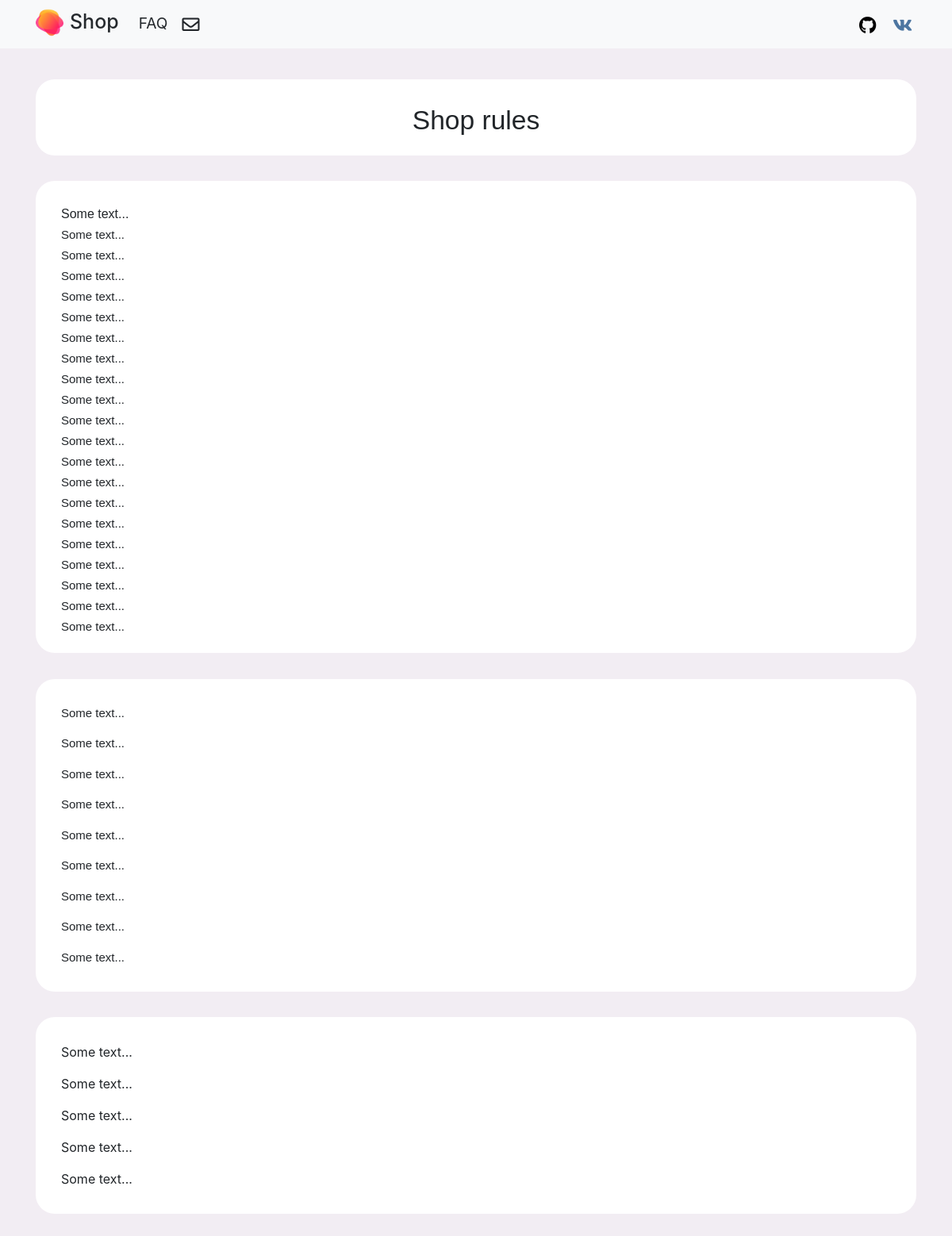
Screenshot of /faq/ with the database file from the repository.
### Shop/apps/mainapp/models.py (models this page shows, shortened)
class Settings(models.Model):
    YES_NO = (
        ('YES', 'YES'),
        ('NO', 'NO')
    )
    BUTTON_STYLE = (
        ('primary', 'primary'),
        ('secondary', 'secondary'),
        ('success', 'success'),
        ('danger', 'danger'),
        ('warning', 'warning'),
        ('info', 'info'),
        ('light', 'light'),
        ('dark', 'dark'),
    )
    name = models.CharField("Configuration name", max_length=50, null=False, default="Site settings")
    background = models.CharField("Site background", max_length=50, null=False, default="#f2edf3")
    slyder = models.CharField("Slider on the home page", max_length=50, null=True, choices=YES_NO, default="YES")
    loader = models.CharField("Website loading animation", max_length=50, null=True, choices=YES_NO, default="YES")
    loader_time = models.CharField("Site load time", max_length=50, null=False, default="2500")
    animation = models.CharField("Speed of animations on the site", max_length=50, null=False, default="1200")
    ico_image = models.ImageField("Website icon in the browser bar (16x16)", default="default_ico.ico", null=True, blank=True)
    logo_image = models.ImageField("Site logo", default="default_logo.svg", null=True, blank=True)
    logo_image_width = models.CharField("Site logo (width)", max_length=50, null=False, default="35")
    logo_text = models.CharField("Text next to the logo", max_length=50, null=False, default="Shop")
    ban_image = models.ImageField("Photo on the ban page", default="default_ban.png", null=True, blank=True)
    support = models.CharField("Feedback (Icon next to the logo)", max_length=50, null=True, choices=YES_NO, default="NO")
    buttons_style = models.CharField("Website buttons color", max_length=50, null=True, choices=BUTTON_STYLE, default="success")
    key_color = models.CharField("KEY icon settings\nKey icon color", max_length=100, null=False, default="#EB2F83")
    border_key = models.CharField("Frame color", max_length=100, null=False, default="#EB2F83")
    background_key = models.CharField("Background color", max_length=100, null=False, default="#fff")
    border_radius_key = models.CharField("Border radius", max_length=100, null=False, default="1rem")
    padding_top_bottom_key = models.CharField("Padding top + bottom", max_length=100, null=False, default="8px")
    padding_left_right_key = models.CharField("Padding left + right", max_length=100, null=False, default="10px")
    class Meta:
        verbose_name = "Site settings"
        verbose_name_plural = "Site settings"

class Messenger(models.Model):
    name = models.CharField("Social network name", max_length=100, null=False)
    link = models.CharField("Link", max_length=1000, null=False)
    icon = models.CharField("Icon (fontawesome.com)", max_length=100, null=False)
    color = models.CharField("Icon color", max_length=100, null=False)
    size = models.CharField("Icon size", max_length=100, null=False, default="22px")
    class Meta:
        verbose_name = "Social networks (Feedback)"
        verbose_name_plural = "Social networks (Feedback)"

class FAQ(models.Model):
    text = models.TextField("Section text", max_length=50000, null=False)
    class Meta:
        verbose_name = "FAQ (Shop rules)"
        verbose_name_plural = "FAQ (Shop rules)"

### Shop/apps/mainapp/views.py (the view, shortened to what this page needs)
# urls.py: path('faq/', views.faq, name='FAQ'),
def faq(request):
    ip = get_ip(request)
    ban = Ban.objects.filter(ip=ip)
    if ban:
        return redirect('BAN')
    else:
        messenger = Messenger.objects.all()
        faq = FAQ.objects.all()
        settings = Settings.objects.all()
        answers = Support.objects.filter(ip=ip)
        support_form = SupportFrom()
        context = {'FAQ': faq, 'settings':settings, 'messenger':messenger, 'answers':answers, 'support_form':support_form, 'title': 'FAQ'}
        return render(request, 'FAQ.html', context)

### Shop/apps/mainapp/views.py (called while the page is built)
def get_ip(request):
    return request.META.get('HTTP_X_FORWARDED_FOR', request.META.get('REMOTE_ADDR', '')).split(',')[0].strip()

### Shop/apps/mainapp/templates/FAQ.html (shortened to what this page needs)
{% extends '@main.html' %}
{% load static %}
{% block content %}
{% if FAQ %}
<div class="container">
  {% for i in FAQ %}
  <section class="jumbotron card" style="background-color: #ffffff; padding: 1rem; padding-bottom: 0;"
    data-aos="zoom-in">
    <div style="padding: 1rem;" data-aos="zoom-in">
      {{i.text|safe}}
    </div>
  </section>
  {% endfor %}
</div>
{% endif %}
{% endblock content %}

### Shop/apps/mainapp/templates/@main.html (shortened to what this page needs)
<head>
  <link href="https://unpkg.com/aos@2.3.1/dist/aos.css" rel="stylesheet">
  <link rel="stylesheet" href="https://use.fontawesome.com/releases/v5.14.0/css/all.css">
  <link rel="stylesheet" href="https://stackpath.bootstrapcdn.com/bootstrap/4.4.1/css/bootstrap.min.css">
</head>
<body {% for i in settings %}style="background: {{ i.background }};"{% endfor %}>
<div class="content">
  <nav class="navbar header fixed-top navbar-light bg-light">
    <div class="container">
      <a class="navbar-brand" style="margin-right: .5rem;" href="{% url 'home' %}">
        {% for i in settings %}
          <img class="navbar-img" src="{{ i.logo_image.url }}" width="{{ i.logo_image_width }}">
          <a class="h3" style="margin-right: 1rem;" href="{% url 'home' %}">{{ i.logo_text }}</a>
        {% endfor %}
      </a>
      <ul class="nav mr-auto">
        <li class="nav-item active">
          {% if FAQ %}
            <a class="nav-link active nav-text" href="{% url 'FAQ' %}">FAQ</a>
          {% endif %}
        </li>
        <li class="nav-item">
        {% for i in settings %}
          {% if i.support == "YES" %}
            <a class="nav-link support" data-toggle="modal" data-target="#exampleModal2"><i class="far fa-envelope"></i></a>
          {% endif %}
        {% endfor %}
        </li>
      </ul>
      <ul class="nav justify-content-end">
        {% for i in messenger %}
          <li class="nav-item">
            <a class="nav-link active" style="font-size:{{ i.size }}; color:{{ i.color }}; padding-right: 5px;" href="{{ i.link }}">{{ i.icon|safe }}</a>
          </li>
        {% endfor %}
      </ul>
    </div>
  </nav>
  <div class="main">
    {% block content %}
    {% endblock %}
  </div>
</div>
</body>

### Shop/apps/mainapp/templates/@main.html (style rules this page uses)
body { margin:0;padding:0; }
html,body { height:100%; }
.header { position: fixed; top: 0; left: 0; width: 100%; transition: all .3s ease; }

### rows the page displays
Settings: logo_image (picture), logo_text "Shop", support "YES" (drawn)
FAQ: text "Shop rules"
FAQ: text "Some text... Some text... Some text... Some text... Some text... Some text... Some text... Some text... Some text... Some text... Some text... Some text... Some text... Some text... Some text... Some text... Some text... Some text... Some text... Some text... Some text..."
FAQ: text "Some text... Some text... Some text... Some text... Some text... Some text... Some text... Some text... Some text..."
FAQ: text "Some text... Some text... Some text... Some text... Some text..."
